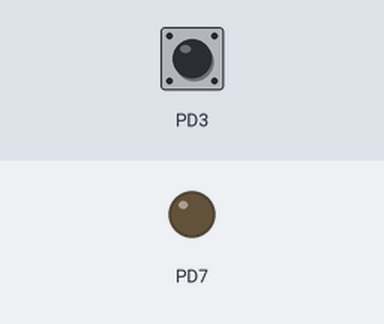
A program run on a simulated ATmega640, built with avr-gcc and emulated at 8 MHz. Parts: output pins drawn as LEDs (lit = HIGH). Inputs (shaded band) come from the test bench; at power-on: PD3 HIGH.

Above: at 1.2 s.
1.3 s: PD3 pulled LOW for 0.15 s
At 1.6 s:
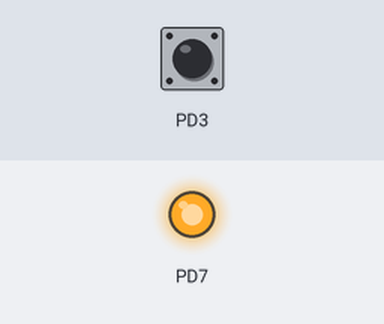
2.9 s: PD3 pulled LOW for 1 s
At 4.0 s:
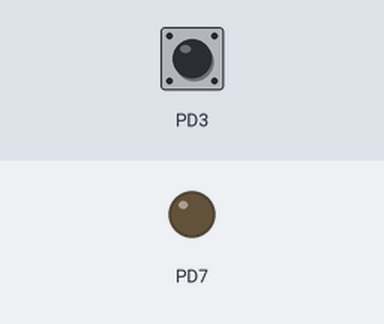
5.4 s: PD3 pulled LOW for 3.2 s
At 5.9 s:
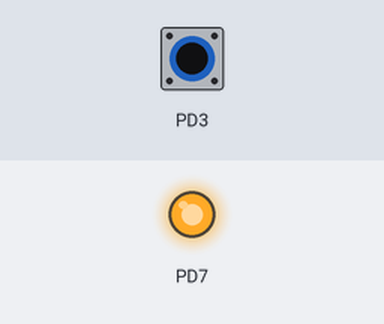
Timing chart, 0 to 8.4 s (numbered marks = the images above; inputs shaded):
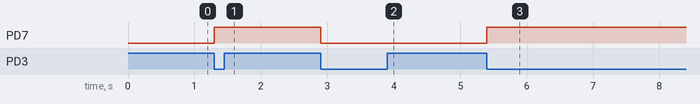

Measured:
- after the input at 1.3 s, PD7: LOW → HIGH at once
- after the input at 2.9 s, PD7: HIGH → LOW at once
- after the input at 5.4 s, PD7: LOW → HIGH at once

The program:

main.cpp
```cpp
#include <avr/io.h>
#include <avr/interrupt.h>
#include "Led.h"
#include "Switch.h"

Led led(&PORTD, &DDRD, (1<<PD7));

Switch sw6(&PIND, &PORTD, &DDRD, (1<< PD3));
Switch* sw6ptr = 0;

ISR(INT3_vect) {
	if (sw6ptr) sw6ptr->onInterrupt();
}

void initISR() {
	EICRA |= (1 << ISC31);
	EICRA &= ~(1 << ISC30);
	EIMSK |= (1 << INT3);
}

int main() {
	sw6ptr = &sw6;

	cli();
	led.init();
	sw6.init();
	initISR();

	sei();

	while(1) {
		if(sw6.consumePressedFlag()) {
			led.toggle();
		}
	}
	return 0;
}
```

led.h
```cpp
#pragma once
#include <avr/io.h>

class Led {
	private:
	volatile uint8_t* portReg;
	volatile uint8_t* ddrReg;
	uint8_t mask;

	// Timer control
	uint32_t lastTime;
	uint32_t blinkInterval;

	public:
	Led(volatile uint8_t* portR, volatile uint8_t* ddrR, uint8_t m) {
		portReg	= portR;
		ddrReg	= ddrR;
		mask	= m;

		lastTime = 0;
		blinkInterval =		100; // 100ms
	}

	void init() {
		*ddrReg |= mask;	// Output
		*portReg &= ~mask;	// 0
	}

	void on() {
		*portReg |= mask;
	}

	void off() {
		*portReg &= ~mask;
	}

	void toggle() {
		*portReg ^= mask;
	}

	void update(uint32_t currentTime, bool endGame) {
		if (endGame) {
			if (currentTime - lastTime >= blinkInterval) {
				toggle();
				lastTime = currentTime;
			}
		}
		// else se queda en el último estado puesto por on/off
	}
};
```

switch.h
```cpp
#pragma once

class Switch {
	public:
	enum SwState {
		MOVING = 0,
		SIDE_1 = 1,
		SIDE_2 = 2
		};

	private:
	volatile uint8_t* pinReg;
	volatile uint8_t* portReg;
	volatile uint8_t* ddrReg;
	uint8_t mask;

	SwState currentState;
	volatile bool flagPressed;
	bool expectedDirection;


	public:
	Switch(volatile uint8_t* pinR, volatile uint8_t* portR, volatile uint8_t* ddrR, uint8_t m) {
		pinReg  = pinR;
		portReg = portR;
		ddrReg  = ddrR;
		mask    = m;
		currentState = MOVING;
		flagPressed = false;
		expectedDirection = false;
	}

	void init() {
		*ddrReg &= ~mask;	// Input
		*portReg |= mask;	// Pull-up
	}

	bool isPressed() {
		return !(*pinReg & mask);	// Pressed cuando 0
	}

	SwState getState() {
		return currentState;
	}

	void updateState(bool curDirection) {
        if (isPressed()) {
            if (curDirection) {
                currentState = SIDE_1;
            } else {
                currentState = SIDE_2;
            }
        }
    }

	void forceState(SwState s) {
		currentState = s;
		flagPressed = false;
	}

	void setExpectedDirection(bool direction) {
		expectedDirection = direction;
		flagPressed = false;
	}

	void onInterrupt() {
		if(expectedDirection) {
			currentState = SIDE_1;
		} else {
			currentState = SIDE_2;
		}
		flagPressed = true;
	}

	bool consumePressedFlag() {
		if (flagPressed) {
			flagPressed = false;
			return true;
		}
		return false;
	}
};
```
